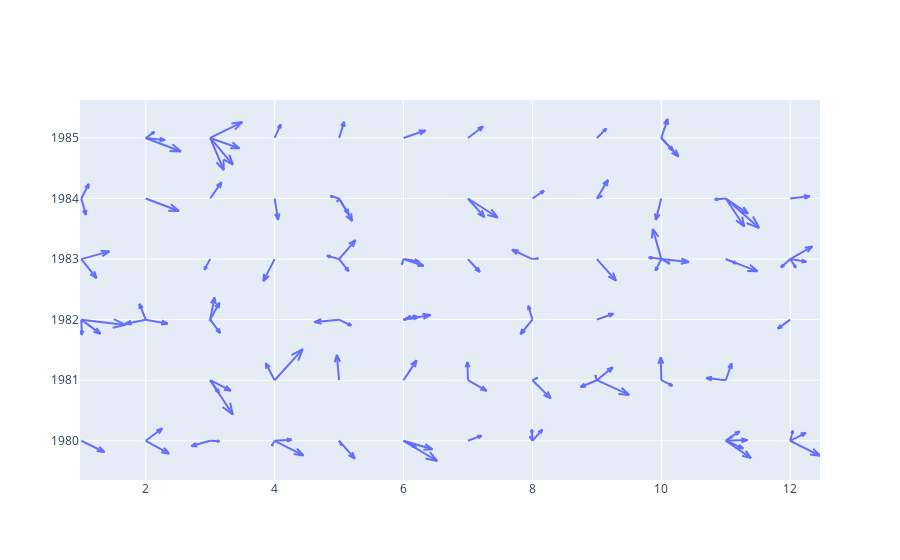

Notebook code cell kept with this figure:
### Code cell
import plotly.figure_factory as ff

# x,y = np.meshgrid(np.arange(0, 2, .2), np.arange(0, 2, .2))
# u = np.cos(x)*y
# v = np.sin(x)*y
subset = dfs.sample(10000)
data = subset[subset["latitude"] == parsed_latlon[0][0]]
data = data[data["year"]<1986]

x = data["month"]
y = data["year"]
u = data["u-wind"]
v = data["v-wind"]

fig = ff.create_quiver(x, y, u, v)
fig.show()

### Figure 1 — Plotly figure (JSON) as saved in the notebook; plotly's stock layout.template omitted (floating-point values rounded to 4 significant figures; data arrays with more than 128 entries replaced by an {"elided": "..."} marker saying what was removed)
{"data": [{"mode": "lines", "type": "scatter", "x": {"elided": "868 float values"}, "y": {"elided": "868 float values"}}], "layout": {"autosize": true, "hovermode": "closest", "xaxis": {"autorange": true, "range": [0.98, 12.46], "type": "linear"}, "yaxis": {"autorange": true, "range": [1979.0, 1986.0], "type": "linear"}}}
